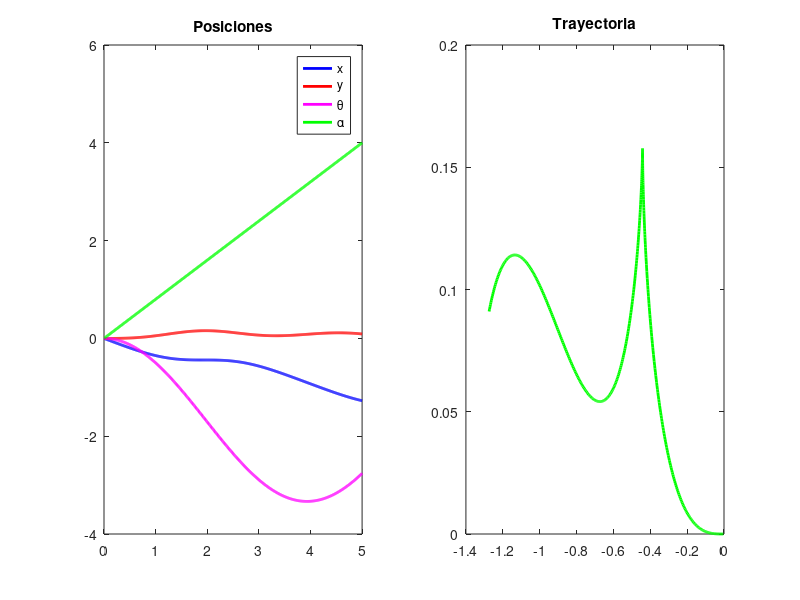

Reproduce this figure in MATLAB.
%Guzmán Magallón Gerardo
clear all;close all;clc

vs = -0.4;           %Velocidad lineal
w_alpha = 0.8;          %Velocidad angular
d = 0.3;
p = [0 0 0 0]';

t = 0.01;           %Paso de tiempo
s=5;               %Tiempo

p_plot = zeros(4,s/t); 
time = t:t:s;

for i=1:s/t
%    clf;
%    Dibujar_Coche(p,d)
%    pause(0.0001)
   
   pp = [0 0 0 0]';
   pp(1) = vs*cos(p(3))*cos(p(4)); %Vel X
   pp(2) = vs*sin(p(3))*cos(p(4)); %Vel Y
   pp(3) = vs/d * sin(p(4));       %Vel Theta
   pp(4) = w_alpha;                %Vel Alpha
   
   p = p + pp*t;        
   p_plot(:,i) = p;
end

subplot(1,2,1);
plot(time,p_plot(1,:),'b','LineWidth',2);hold on;
plot(time,p_plot(2,:),'r','LineWidth',2);
plot(time,p_plot(3,:),'m','LineWidth',2);
plot(time,p_plot(4,:),'g','LineWidth',2);
legend('x','y','\theta','\alpha');title('Posiciones');

subplot(1,2,2);
plot(p_plot(1,:),p_plot(2,:),'g','LineWidth',2);hold on;title('Trayectoria');